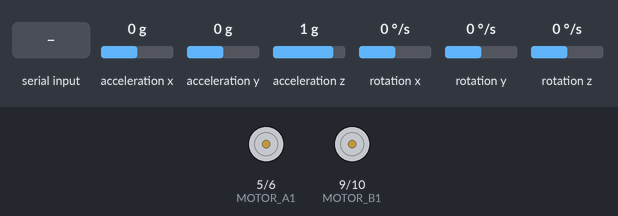
Recording of a sketch running on a simulated Arduino Uno, built with avr-gcc and run on an emulated ATmega328P. On the bench: motor-driver pin pairs drawn as motors (green arrow = first pin HIGH = forward, orange = second pin HIGH = backward, longer = more drive). The test bench sets the inputs (shaded band); at power-on: acceleration y 0 g, acceleration z 1 g, acceleration x 0 g, rotation x 0 °/s, rotation y 0 °/s, rotation z 0 °/s. What the sketch prints to the serial monitor is not drawn.

Above: at 1.7 s.
1.8 s: acceleration y set to -0.2 g
4.7 s: acceleration y set to -0.5 g
At 7.8 s:
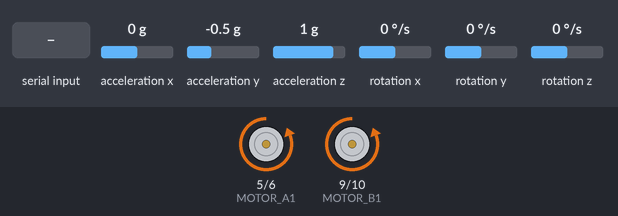
8.1 s: acceleration z set to 0.5 g
10.8 s: acceleration z set to 0.3 g
At 13.5 s:
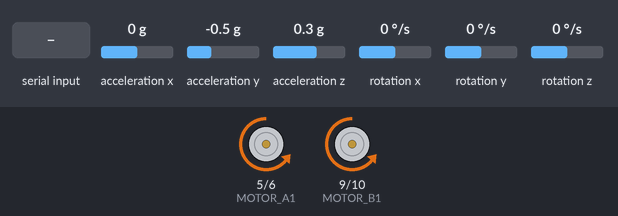
14.9 s: "2&" received over the second serial link
At 18.9 s:
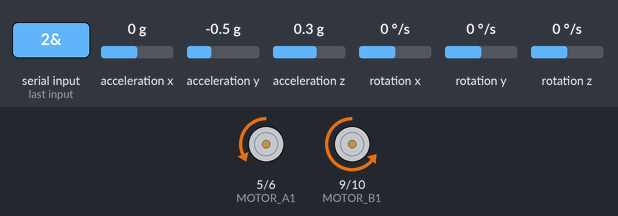
19.0 s: acceleration z set to -1.4 g
At 22.0 s:
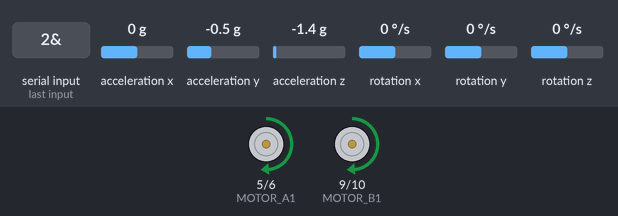
Timing chart, 0 to 23.3 s (numbered marks = the images above; inputs shaded):
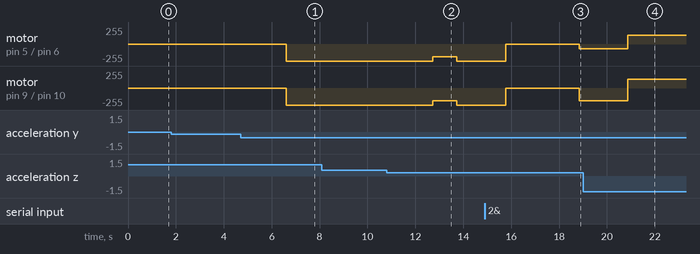

Measured:
- the behaviour switches between -0.3 and -0.4 g on acceleration y (found by bisection; images 0 and 1)
- the behaviour switches between 0.4 and 0.3 g on acceleration z (found by bisection; images 1 and 2)
- after the input at 1.8 s, every drawn part: stays the same
- after the input at 4.7 s, motor on pin 5 (MOTOR_A1) / pin 6 (MOTOR_A2), motor on pin 9 (MOTOR_B1) / pin 10 (MOTOR_B2): stopped → backward 255/255 after 1.9 s
- after the input at 8.1 s, every drawn part: stays the same
- after the input at 10.8 s, motor on pin 5 (MOTOR_A1) / pin 6 (MOTOR_A2), motor on pin 9 (MOTOR_B1) / pin 10 (MOTOR_B2): backward 255/255 → backward 192/255 after 1.9 s, → backward 255/255 1.0 s later
- after the input at 14.9 s, motor on pin 5 (MOTOR_A1) / pin 6 (MOTOR_A2): backward 255/255 → stopped after 0.87 s, → backward 69/255 3.1 s later; motor on pin 9 (MOTOR_B1) / pin 10 (MOTOR_B2): backward 255/255 → stopped after 0.87 s, → backward 192/255 3.1 s later
- after the input at 19.0 s, motor on pin 5 (MOTOR_A1) / pin 6 (MOTOR_A2): backward 69/255 → forward 132/255 after 1.9 s; motor on pin 9 (MOTOR_B1) / pin 10 (MOTOR_B2): backward 192/255 → forward 132/255 after 1.9 s

The sketch:

MPU6050_DMP6.ino
```cpp
#include "I2Cdev.h"
#include "MPU6050_6Axis_MotionApps20.h"
#include <SoftwareSerial.h>

#if I2CDEV_IMPLEMENTATION == I2CDEV_ARDUINO_WIRE
    #include "Wire.h"
#endif

SoftwareSerial BT(3,2);
MPU6050 mpu;
#define OUTPUT_READABLE_EULER

int MOTOR_A1=5;
int MOTOR_A2=6;
int MOTOR_B1=9;
int MOTOR_B2=10;

float PID, error, previous_error;
float pid_p=0;
float pid_i=0;
float pid_d=0;

double kp=5;//3.55
double ki=0.1;//0.003
double kd=1.5;//2.05

float elapsedTime, time, timePrev;
boolean reverse;
float angle; float desired_angle = 4;

uint8_t devStatus;      // return status after each device operation (0 = success, !0 = error)
uint16_t packetSize;    // expected DMP packet size (default is 42 bytes)
uint16_t fifoCount;     // count of all bytes currently in FIFO
uint8_t fifoBuffer[64]; // FIFO storage buffer

// orientation/motion vars
Quaternion q;           // [w, x, y, z]         quaternion container
float euler[3];         // [psi, theta, phi]    Euler angle container


void setup() {
    // join I2C bus (I2Cdev library doesn't do this automatically)
    #if I2CDEV_IMPLEMENTATION == I2CDEV_ARDUINO_WIRE
        Wire.begin();
        Wire.setClock(400000); // 400kHz I2C clock. Comment this line if having compilation difficulties
    #elif I2CDEV_IMPLEMENTATION == I2CDEV_BUILTIN_FASTWIRE
        Fastwire::setup(400, true);
    #endif

    // initialize device
    Serial.println(F("Initializing I2C devices..."));
    mpu.initialize();
    // verify connection
    Serial.println(F("Testing device connections..."));
    Serial.println(mpu.testConnection() ? F("MPU6050 connection successful") : F("MPU6050 connection failed"));
    // load and configure the DMP
    devStatus = mpu.dmpInitialize();

    BT.begin(9600);
    Serial.begin(115200);

    // supply your own gyro offsets here, scaled for min sensitivity
    mpu.setXAccelOffset(-928);
    mpu.setYAccelOffset(-466);
    mpu.setZAccelOffset(974);

    mpu.setXGyroOffset(57);
    mpu.setYGyroOffset(-45);
    mpu.setZGyroOffset(49);

    // make sure it worked (returns 0 if so)
    if (devStatus == 0) {
        // turn on the DMP, now that it's ready
        Serial.println(F("Enabling DMP..."));
        mpu.setDMPEnabled(true);

        // get expected DMP packet size for later comparison
        packetSize = mpu.dmpGetFIFOPacketSize();
    }

    // init motors
    pinMode(MOTOR_A1, OUTPUT);
    pinMode(MOTOR_A2, OUTPUT);
    pinMode(MOTOR_B1, OUTPUT);
    pinMode(MOTOR_B2, OUTPUT);

    time = millis();
}

void reset() {
    digitalWrite(MOTOR_A1, LOW);
    digitalWrite(MOTOR_A2, LOW);
    digitalWrite(MOTOR_B1, LOW);
    digitalWrite(MOTOR_B2, LOW);
    pid_i = 0;
}

void setParams() {
    for(int i=1; i<=3; i++) {
        String pos = BT.readStringUntil('&');
        if ( i == 1) {
            kp = pos.toFloat();
        } else if ( i == 2 ) {
            kd = pos.toFloat();
        } else {
            ki = pos.toFloat();
        }
    }
}

void loop() {

    timePrev = time;  // the previous time is stored before the actual time read
    time = millis();  // actual time read
    elapsedTime = (time - timePrev) / 1000;

    if (BT.available()) {
        reset();
        setParams();
        BT.println("New parameters:");
        BT.print("kp="); BT.println(kp);
        BT.print("kd="); BT.println(kd);
        BT.print("ki="); BT.println(ki);
    }

    // get current FIFO count
    fifoCount = mpu.getFIFOCount();

    // wait for correct available data length, should be a VERY short wait
    while (fifoCount < packetSize) fifoCount = mpu.getFIFOCount();
    // read a packet from FIFO
    mpu.getFIFOBytes(fifoBuffer, packetSize);
    fifoCount -= packetSize;

    // display Euler angles in degrees
    mpu.dmpGetQuaternion(&q, fifoBuffer);
    mpu.dmpGetEuler(euler, &q);
    angle = abs(euler[2] * 180/M_PI)-90 ;
    error = angle - desired_angle;
    delay(1000);
    BT.println(error);
    // BT.println();
    // BT.flush();
    if ( abs(error) > 75 or error == 0) {
        digitalWrite(MOTOR_A1, LOW);
        digitalWrite(MOTOR_A2, LOW);
        digitalWrite(MOTOR_B1, LOW);
        digitalWrite(MOTOR_B2, LOW);
    } else {
        pid_p = kp*error;

        if ( -5 < error < 5 ) {
            pid_i = pid_i+ error*ki;
        } else {
            pid_i = 0;
        }

        pid_d = kd*((error - previous_error)/elapsedTime);
        previous_error = error;

        PID = pid_p + pid_i + pid_d;

        reverse = false;
        if ( PID < 0) reverse = true;
        PID = abs(PID);
        if (PID > 200) PID = 200+55;

        // Actuators
        if (reverse ) {
            digitalWrite(MOTOR_A1,LOW);
            digitalWrite(MOTOR_B1,LOW);

            analogWrite(MOTOR_A2,PID);
            analogWrite(MOTOR_B2,PID);
        } else {
            digitalWrite(MOTOR_A2,LOW);
            digitalWrite(MOTOR_B2,LOW);

            analogWrite(MOTOR_A1,PID);
            analogWrite(MOTOR_B1,PID);
        }
    }
}
```
